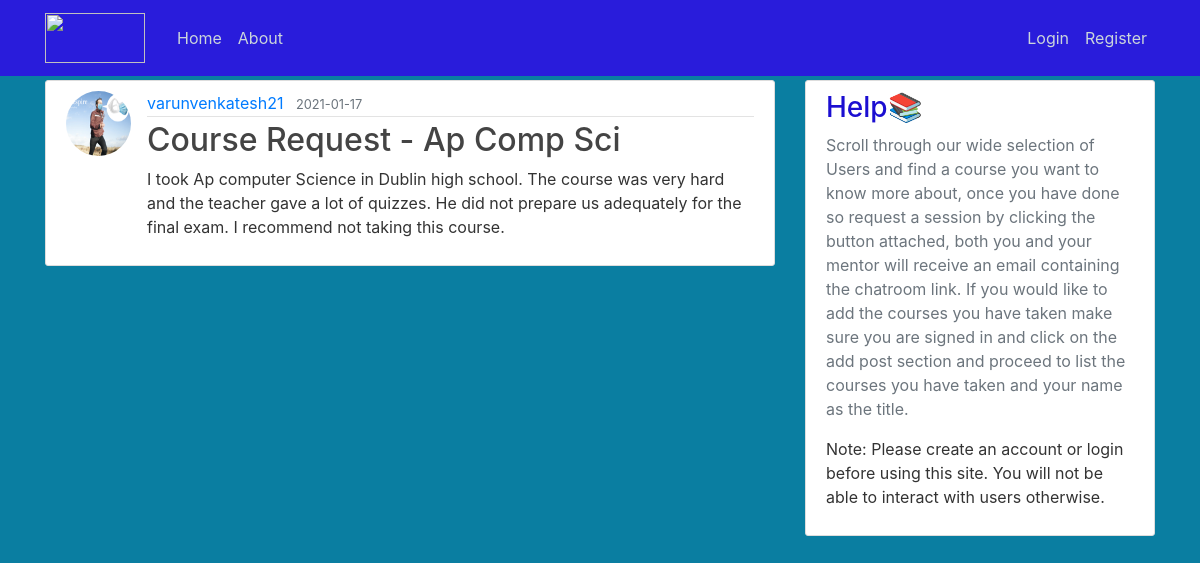
/post/1, run on the app's committed database.
### flaskblog/models.py (models this page shows, shortened)
class User(db.Model, UserMixin):
    id = db.Column(db.Integer, primary_key=True)
    username = db.Column(db.String(20), unique=True, nullable=False)
    email = db.Column(db.String(120), unique=True, nullable=False)
    image_file = db.Column(db.String(20), nullable=False, default='default.jpg')
    password = db.Column(db.String(60), nullable=False)
    posts = db.relationship('Post', backref='author', lazy=True)

class Post(db.Model):
    id = db.Column(db.Integer, primary_key=True)
    title = db.Column(db.String(100), nullable=False)
    date_posted = db.Column(db.DateTime, nullable=False, default=datetime.utcnow)
    content = db.Column(db.Text, nullable=False)
    user_id = db.Column(db.Integer, db.ForeignKey('user.id'), nullable=False)

### flaskblog/routes.py (the view)
@app.route("/post/<int:post_id>")
def post(post_id):
    post = Post.query.get_or_404(post_id)
    return render_template('post.html', title=post.title, post=post)

### flaskblog/templates/post.html (shortened to what this page needs)
{% extends "layout.html" %}
{% block content %}
  <article class="media content-section">
    <img class="rounded-circle article-img" src="{{ url_for('static', filename='profile_pics/' + post.author.image_file) }}">
    <div class="media-body">
      <div class="article-metadata">
        <a class="mr-2" href="#">{{ post.author.username }}</a>
        <small class="text-muted">{{ post.date_posted.strftime('%Y-%m-%d') }}</small>
      </div>
      <h2 class="article-title">{{ post.title }}</h2>
      <p class="article-content">{{ post.content }}</p>
    </div>
  </article>
{% endblock content %}

### flaskblog/templates/layout.html (shortened to what this page needs)
<!DOCTYPE html>
<html>
<head>
    <link rel="stylesheet" href="https://maxcdn.bootstrapcdn.com/bootstrap/4.0.0/css/bootstrap.min.css">
    <link rel="stylesheet" type="text/css" href="{{ url_for('static', filename='main.css') }}">
</head>
<body>
    <header class="site-header">
      <nav class="navbar navbar-expand-md navbar-dark bg-steel fixed-top">
        <div class="container">
          <a class="navbar-brand mr-4" href="/"><img src="https://media.discordapp.net/attachments/800073873482973217/800095250878038016/unknown__1_-removebg-preview.png" width="100" height="50"></a>
          <div class="collapse navbar-collapse" id="navbarToggle">
            <div class="navbar-nav mr-auto">
              <a class="nav-item nav-link" href="{{ url_for('home') }}">Home</a>
              <a class="nav-item nav-link" href="{{ url_for('about') }}">About</a>
            </div>
            <div class="navbar-nav">
              {% if current_user.is_authenticated %}
                <a class="nav-item nav-link" href="{{ url_for('new_post') }}">Post your courses</a>
                <a class="nav-item nav-link" href="{{ url_for('account') }}">Account</a>
                <a class="nav-item nav-link" href="{{ url_for('logout') }}">Logout</a>
              {% else %}
                <a class="nav-item nav-link" href="{{ url_for('login') }}">Login</a>
                <a class="nav-item nav-link" href="{{ url_for('register') }}">Register</a>
              {% endif %}
            </div>
          </div>
        </div>
      </nav>
    </header>
    <main role="main" class="container">
      <div class="row">
        <div class="col-md-8">
          {% block content %}{% endblock %}
        </div>
        <div class="col-md-4">
          <div class="content-section">
            <h3>Help&#128218;</h3>
            <p class='text-muted'>Scroll through our wide selection of Users and find a course you want to know more about, once you have done so request a session by clicking the button attached, both you and your mentor will receive an email containing the chatroom link. If you would like to add the courses you have taken make sure you are signed in and click on the add post section and proceed to list the courses you have taken and your name as the title.
            </p>
            <p>Note: Please create an account or login before using this site. You will not be able to interact with users otherwise.</p>
          </div>
        </div>
        </div>
    </main>
</body>
</html>

### flaskblog/static/main.css (style rules this page uses)
body { background: #0a7ea1; color: #333333; margin-top: 5rem; }
h1, h2, h3, h4, h5, h6 { color: #1b0ed1; }
.bg-steel { background-color: #291cdb; }
.site-header .navbar-nav .nav-link { color: #cbd5db; }
.content-section { background: #ffffff; padding: 10px 20px; border: 1px solid #dddddd; border-radius: 3px; margin-bottom: 20px; }
.article-title { color: #444444; }
.article-content { white-space: pre-line; }
.article-img { height: 65px; width: 65px; margin-right: 16px; }
.article-metadata { padding-bottom: 1px; margin-bottom: 4px; border-bottom: 1px solid #e3e3e3 }

### data on the page
User: image_file (picture), author.username "varunvenkatesh21"
Post: date_posted "2021-01-17", title "Course Request - Ap Comp Sci", content "I took Ap computer Science in Dublin high school. The course was very hard and the teacher gave a lot of quizzes. He did not prepare us adequately for the final exam. I recommend not taking this course."
